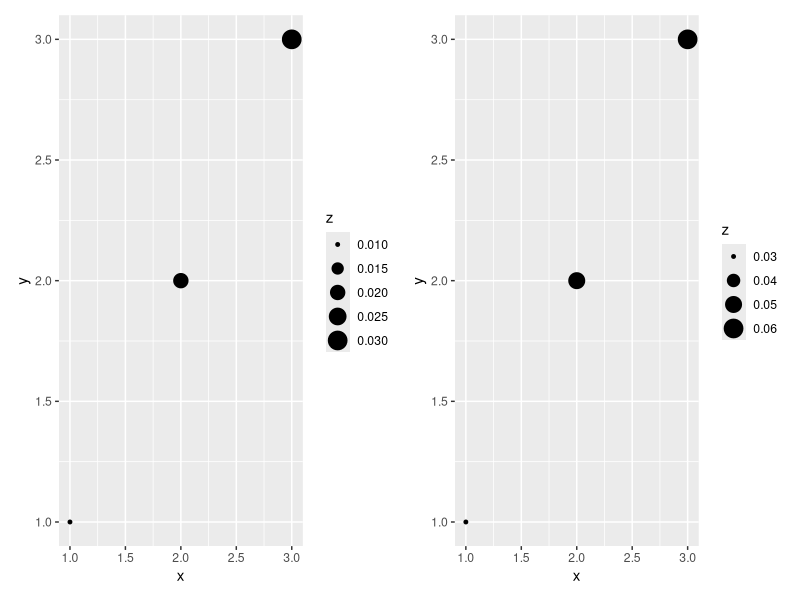

Write R code to recreate this figure.
## ---- chunk 1
library(tidyverse)
library(patchwork)


d1 <- tibble(
  x = 1:3,
  y = 1:3,
  z = c(0.01, 0.02, 0.03)
)

d2 <- tibble(
  x = 1:3,
  y = 1:3,
  z = c(0.03, 0.05, 0.06)
)
## ---- chunk 2
g1 <- d1 %>% 
  ggplot(aes(x = x, y = y, size = z)) +
  geom_point()

g2 <- d2 %>% 
  ggplot(aes(x = x, y = y, size = z)) +
  geom_point() 

g1 + g2
